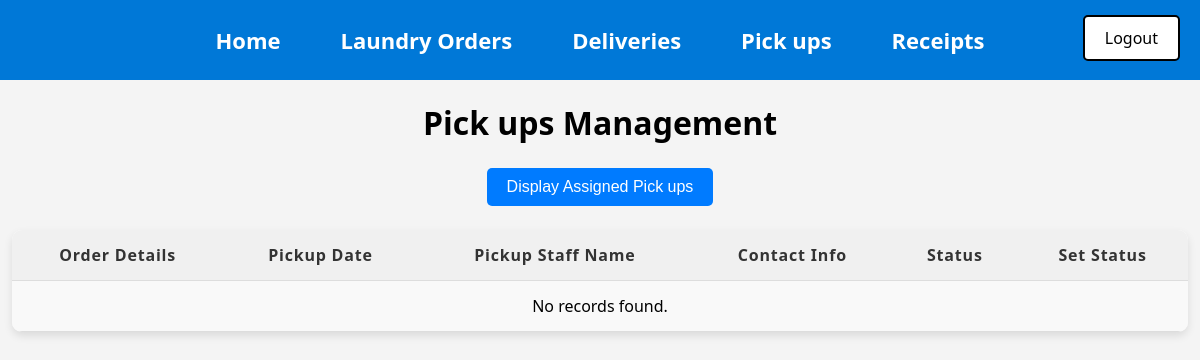
The app's page /User_Pick_ups.php (signed in), older data.
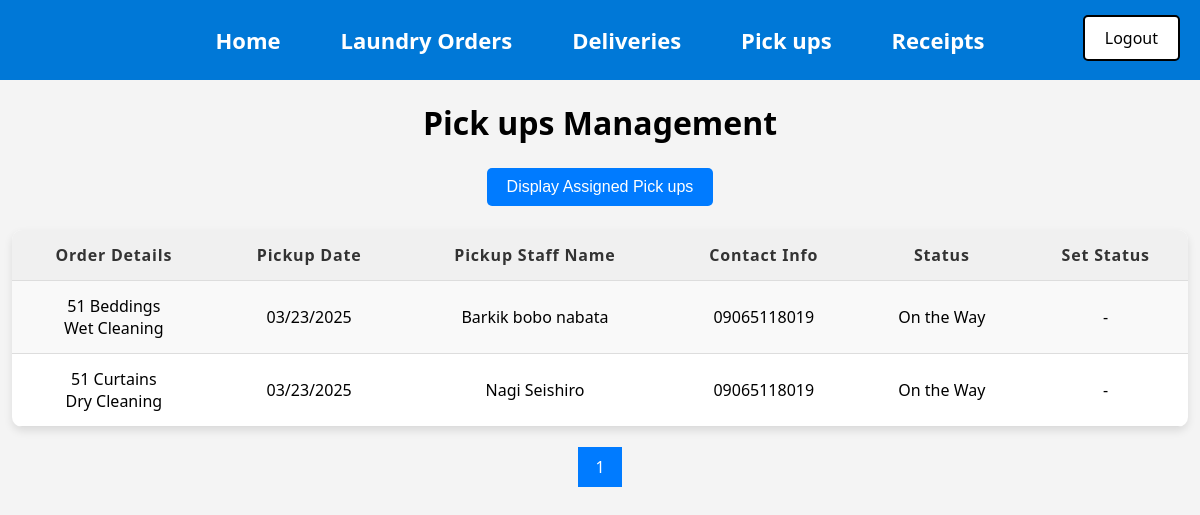
The same page, newer data.
### tables this page shows
CREATE TABLE `Pick_ups` (
  `Pick_up_ID` int(11) NOT NULL AUTO_INCREMENT,
  `Date` date DEFAULT NULL,
  `Status` varchar(250) DEFAULT NULL,
  `Pick_up_staff_name` varchar(40) DEFAULT NULL,
  `Contact_info` varchar(11) DEFAULT NULL,
  `Order_ID` int(11) NOT NULL,
  `User_ID` int(11) NOT NULL,
  PRIMARY KEY (`Pick_up_ID`),
  KEY `Laundry_Orders_Pick_ups` (`Order_ID`),
  KEY `Users_Pick_ups` (`User_ID`),
  CONSTRAINT `Laundry_Orders_Pick_ups` FOREIGN KEY (`Order_ID`) REFERENCES `Laundry_Orders` (`Order_ID`),
  CONSTRAINT `Users_Pick_ups` FOREIGN KEY (`User_ID`) REFERENCES `Users` (`User_ID`)
);

CREATE TABLE `Laundry_Orders` (
  `Order_ID` int(11) NOT NULL AUTO_INCREMENT,
  `Order_date` date NOT NULL,
  `Laundry_type` varchar(40) NOT NULL,
  `Laundry_quantity` varchar(40) NOT NULL,
  `Cleaning_type` varchar(40) NOT NULL,
  `Place` varchar(40) NOT NULL,
  `Priority_number` varchar(40) NOT NULL,
  `Status` varchar(250) DEFAULT NULL,
  `User_ID` int(11) NOT NULL,
  PRIMARY KEY (`Order_ID`),
  KEY `Users_Laundry_Orders` (`User_ID`),
  CONSTRAINT `Users_Laundry_Orders` FOREIGN KEY (`User_ID`) REFERENCES `Users` (`User_ID`)
);

### htdocs/User_Pick_ups.php (the view, shortened to what this page needs)
<?php
include("db_connect.php");
include("Menu2.php");
include("Logout.php");
$show_unassigned = isset($_GET['show_unassigned']) && $_GET['show_unassigned'] === 'true';
$results_per_page = 6;
$current_page = isset($_GET['page']) && is_numeric($_GET['page']) ? intval($_GET['page']) : 1;
$start_from = ($current_page - 1) * $results_per_page;
?>
<!DOCTYPE html>
<html lang="en">
<head>
</head>
<body>
    <h1>Pick ups Management</h1>
    <form method="GET" style="margin-bottom: 10px; text-align: center;">
        <button type="submit" class="styled-button">
            <?php echo $show_unassigned ? 'Display Active Pick ups' : 'Display Assigned Pick ups '; ?>
        </button>
    </form>
    <?php
    $sql = "SELECT Pick_ups.*, Laundry_Orders.Laundry_type, Laundry_Orders.Laundry_quantity, Laundry_Orders.Cleaning_type, Laundry_Orders.Place, Pick_ups.Pick_up_staff_name
                FROM Pick_ups
                INNER JOIN Laundry_Orders ON Pick_ups.Order_ID = Laundry_Orders.Order_ID";
    if ($show_unassigned) {
        $sql .= " WHERE Pick_ups.Status = 'Assigned'";
    } else {
        $sql .= " WHERE Pick_ups.Status IN ('Picked up', 'On the way')";
    }
    $sql .= " ORDER BY Pick_ups.Date ASC LIMIT $start_from, $results_per_page";
    $result = mysqli_query($conn, $sql);
    $total_query = "SELECT COUNT(*) AS total FROM Pick_ups INNER JOIN Laundry_Orders ON Pick_ups.Order_ID = Laundry_Orders.Order_ID";
    if ($show_unassigned) {
        $total_query .= " WHERE Pick_ups.Status IN ('Ready for Pick up', 'Assigned')";
    } else {
        $total_query .= " WHERE Pick_ups.Status IN ('Picked up', 'On the way')";
    }
    $total_result = mysqli_query($conn, $total_query);
    $total_row = mysqli_fetch_assoc($total_result);
    $total_records = $total_row['total'];
    $total_pages = ceil($total_records / $results_per_page);
    echo "<table>";
    echo "<tr>";
    echo "<th>Order Details</th>";
    echo "<th>Pickup Date</th>";
    echo "<th>Pickup Staff Name</th>";
    echo "<th>Contact Info</th>";
    echo "<th>Status</th>";
    if (!$show_unassigned) {
        echo "<th>Set Status</th>";
    }
    echo "</tr>";
    if ($result && mysqli_num_rows($result) > 0) {
        while ($row = mysqli_fetch_assoc($result)) {
            echo "<tr>";
            echo "<td>" . htmlspecialchars($row['Laundry_quantity']) . " " . htmlspecialchars($row['Laundry_type']) . " <br>" . htmlspecialchars($row['Cleaning_type']) .  "</td>";
            echo "<td>" . date('m/d/Y', strtotime($row['Date'])) . "</td>";
            echo "<td>" . htmlspecialchars($row['Pick_up_staff_name']) . "</td>";
            echo "<td>" . htmlspecialchars($row['Contact_info']) . "</td>";
            echo "<td>" . htmlspecialchars($row['Status']) . "</td>";
            if (!$show_unassigned) {
                if ($row['Status'] == 'Picked up') {
                    echo "<td>
                            <form method='POST'>
                                <input type='hidden' name='Pick_up_ID' value='" . htmlspecialchars($row['Pick_up_ID']) . "'>
                                <button type='submit' class='complete-btn'>Completed</button>
                            </form>
                          </td>";
                } else {
                    echo "<td>-</td>";
                }
            }
            echo "</tr>";
        }
    } else {
        echo "<tr><td colspan='6'>No records found.</td></tr>";
    }
    echo "</table>";
    ?>
    <div class="pagination">
        <?php
        $page_url = "User_Pick_ups.php";
        for ($i = 1; $i <= $total_pages; $i++) {
            if ($i == $current_page) {
                echo "<a class='active'>" . $i . "</a>";
            } else {
                echo "<a href='" . $page_url . "?page=" . $i . "&show_unassigned=" . ($show_unassigned ? 'true' : 'false') . "'>" . $i . "</a>";
            }
        }
        ?>
    </div>
</body>
</html>

### htdocs/Menu2.php (shortened to what this page needs)
<nav>
    <ul>
        <li><a href="User_Home.php">Home</a></li>
        <li><a href="Laundry_Order.php">Laundry Orders</a></li>
        <li><a href="User_Delivery.php">Deliveries</a></li>
        <li><a href="User_Pick_ups.php">Pick ups</a></li>
        <li><a href="User_Receipts.php">Receipts</a></li>
     </ul>
        </nav>

### htdocs/Logout.php (shortened to what this page needs)
<a href="logout.php" class="logout-btn">Logout</a>

### htdocs/Menu2.php (style rules this page uses)
body { font-family: 'Segoe UI', Tahoma, Geneva, Verdana, sans-serif; margin: 0; padding: 0; }
nav { background-color: #0078d7; padding: 0px; }
nav ul { list-style: none; margin: 0; padding: 0; display: flex; justify-content: center; align-items: center; height: 80px; }
nav ul li { margin: 0 15px; }
nav ul li a { text-decoration: none; color: #fff; font-size: 22px; font-weight: bold; padding: 10px 15px; transition: background-color 0.3s ease, color 0.3s ease; border-radius: 5px; }

### htdocs/Logout.php (style rules this page uses)
.logout-btn { position: absolute; top: 15px; right: 20px; background-color: white; color: black; padding: 10px 20px; border: 2px solid black; border-radius: 5px; font-size: 16px; cursor: pointer; transition: background 0.3s ease-in-out, color 0.3s; text-decoration: none; font-weight: normal; }

### htdocs/User_Pick_ups.php (style rules this page uses)
body { font-family: 'Segoe UI', Tahoma, Geneva, Verdana, sans-serif; background-color: #f4f4f4; margin: 0; padding: 0; color: #333; }
h1 { text-align: center; font-weight: bold; margin-bottom: 20px; color: black; }
table { width: 98%; margin: 20px auto; border-collapse: collapse; box-shadow: 0 4px 8px rgba(0, 0, 0, 0.1); background-color: #fff; border-radius: 10px; overflow: hidden; }
th, td { padding: 14px 16px; text-align: center; border-bottom: 1px solid #ddd; color: black; }
th { background-color: #f0f0f0; color: #333; font-weight: bold; letter-spacing: 0.8px; }
tr:nth-child(even) { background-color: #f9f9f9; }
.pagination { text-align: center; margin-top: 20px; }
.pagination a { display: inline-block; padding: 8px 16px; text-decoration: none; border: 1px solid #ddd; color: #333; }
.pagination a.active { background-color: #007bff; color: white; border: 1px solid #007bff; }
.styled-button { background-color: #007bff; border: none; color: white; padding: 10px 20px; text-align: center; text-decoration: none; display: inline-block; font-size: 16px; margin: 4px 2px; cursor: pointer; border-radius: 5px; transition: background-color 0.3s; }

Row changes from the older to the newer data that the page shows:
added pick_ups: Order_ID.Laundry_quantity "51", Order_ID.Laundry_type "Beddings", Order_ID.Cleaning_type "Wet Cleaning", Date "03/23/2025", Pick_up_staff_name "Barkik bobo nabata", Contact_info "09065118019", Status "On the Way"
added pick_ups: Order_ID.Laundry_quantity "51", Order_ID.Laundry_type "Curtains", Order_ID.Cleaning_type "Dry Cleaning", Date "03/23/2025", Pick_up_staff_name "Nagi Seishiro", Contact_info "09065118019", Status "On the Way"
Text that changed along with them:
new list line: "1"
text no longer shown: "No records found."
